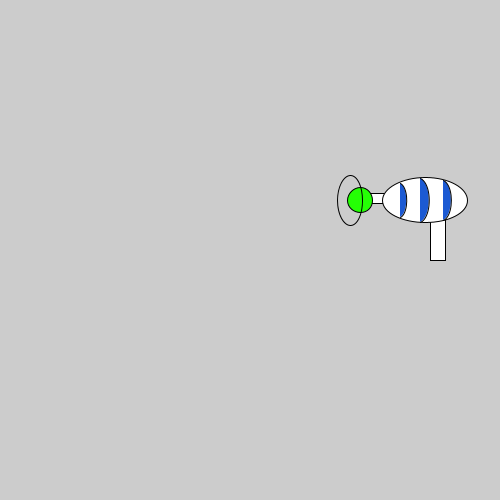
Frame 1 (no input)
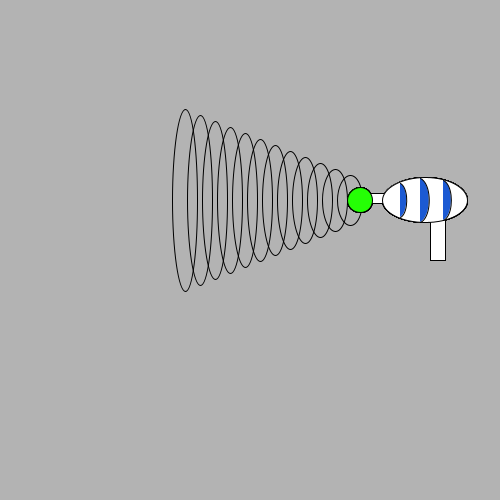
Frame 60 (the mouse pressed at the canvas centre just before this capture)
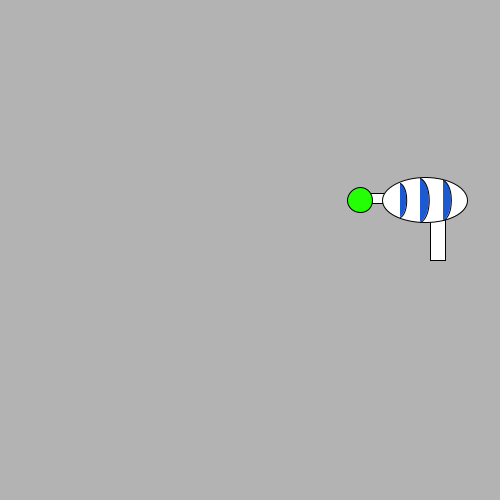
Frame 120 (the mouse held since frame 60 and released just before this capture)

The Processing sketch that drew these frames (run headless with seeded random() and noise(); from frame 60 on, the mouse is pressed at the canvas centre):

// Processing sketch: processing_71118
// ── processing_71118.pde

//Eugene Liang, Functions and Animation, CP1, Mods 16-17
//http://opagungnamstyle.webs.com/Computer Programing/FunctionsNAnimation.html

int num1 = 350;
int num2 = 50;
int change1 = 15;
int change2 = 12;

void setup()
{
  size(500,500);
}

void draw()
{
  gun();
  waves();
}

//GUN
void gun()
{
  smooth();
  fill(255,255,255);
  rect(430,200,15,60);
  rect(360,193,80,10);
  ellipse(425,200,85,45);
  fill(37,255,5);
  ellipse(360,200,25,25);
  fill(28,90,211);
  curve(350,190,400,183,400,217,350,210);
  curve(350,190,420,178,420,222,350,210);
  curve(380,190,443,180,443,220,380,210);
}


//gun signals
void waves()
{
  noFill();
  frameRate(8);
  if(num1 > 0)
  {
    ellipse(num1,200,25,num2);
    num1 = num1 - change1;
    num2 = num2 + change2;
  }
  if(num1 < 0)
  {
   background(179);
    gun();
    num1 = 350;
    num2 = 50;
  }
}
